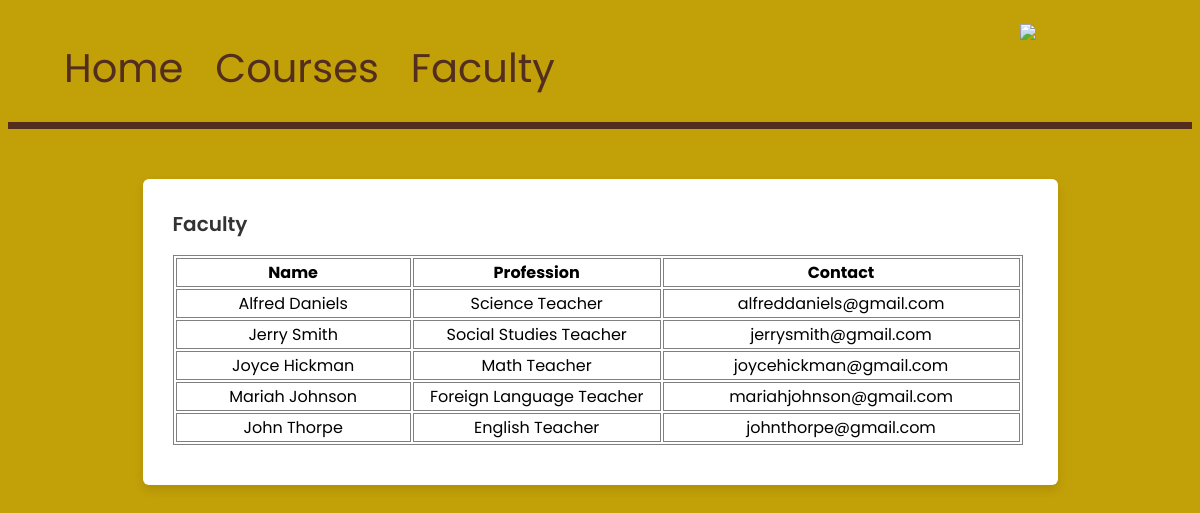
The page /faculty.php on the database its author committed.
### tables this page shows
CREATE TABLE `staff` (
  `staffid` int(11) NOT NULL,
  `email` varchar(30) NOT NULL DEFAULT '',
  `password` varchar(30) NOT NULL,
  `full_name` varchar(30) NOT NULL DEFAULT '',
  `profession` varchar(30) NOT NULL DEFAULT '',
  `salary` int(11) NOT NULL DEFAULT 0
);

### faculty.php (the view, shortened to what this page needs)
<?php
include "mysqlcon.php";
$sql = "select full_name, profession, email from staff;";
$res = mysqli_query($conn, $sql);
?>
<!DOCTYPE html>
<html lang="en">
	<head>
		<link rel="stylesheet" href="css/style.css">
	</head>
		<header>
			<div class="topnav">
				<ul>
					<img src="art/wmu-logo.svg" style: width="15%" align="right" vertic>
					<a href="index.php">Home</a>
					<a href="courses.php">Courses</a>
					<a href="faculty.php">Faculty</a>
				</ul>
			</div>
		</header>
    </head>
    <body>
        <div class="container" style="width: 855px;">
            <header>Faculty</header>
            <form style="min-height: 200px;">
            <table style="width: 850px;">
                <tr>
                    <th style="width: 850px;">Name</th>
                    <th style="width: 850px;">Profession</th>
                    <th style="width: 850px;">Contact</th>
                </tr>
<?php
foreach ($res as $res) {
    $full_name = $res['full_name'];
    $profession = $res['profession'];
    $email = $res['email'];
?>
                <tr>
                    <td style="width: 850px;"><?php echo $full_name;?>
                    <td style="width: 850px;"><?php echo $profession;?>
                    <td style="width: 850px;"><?php echo $email;?>
                </tr>
<?php
}
?>
            </table>
            </form>
        </div>
    </body>
</html>

### css/style.css (style rules this page uses)
* { font-family: 'Poppins', sans-serif; }
body { background-color: #c2a008 !important; }
.topnav { overflow: hidden; padding: 0 0 10px 0; background-color: #c2a008 !important; list-style-type: none; width: 100%; border-bottom-width: 7px; border-bottom-style: solid; border-bottom-color: #532E1F; }
.topnav a { float: left; color: #532E1F; text-align: center; font-size: 40px; padding: 14px 16px; text-decoration: none; }
table, th, td { border: 1px double gray; width: 1500px; text-align: center; }
.container { position: relative; width: 750px; border-radius: 6px; padding: 30px; margin-top: 50px; margin-left: auto; margin-right: auto; background-color: #fff; box-shadow: 0 5px 10px rgba(0, 0, 0, 0.1); }
.container header { position: relative; font-size: 20px; font-weight: 600; color: #333; }
.container header::before { content: ""; position: absolute; left: 0; bottom: -2px; height: 3px; width: 27px; border-radius: 8px; }
.container form { position: relative; margin-top: 16px; min-height: 400px; background-color: #fff; overflow: hidden; }

### rows shown on the page
staff: full_name "Alfred Daniels", profession "Science Teacher", email "alfreddaniels@gmail.com"
staff: full_name "Jerry Smith", profession "Social Studies Teacher", email "jerrysmith@gmail.com"
staff: full_name "Joyce Hickman", profession "Math Teacher", email "joycehickman@gmail.com"
staff: full_name "Mariah Johnson", profession "Foreign Language Teacher", email "mariahjohnson@gmail.com"
staff: full_name "John Thorpe", profession "English Teacher", email "johnthorpe@gmail.com"
